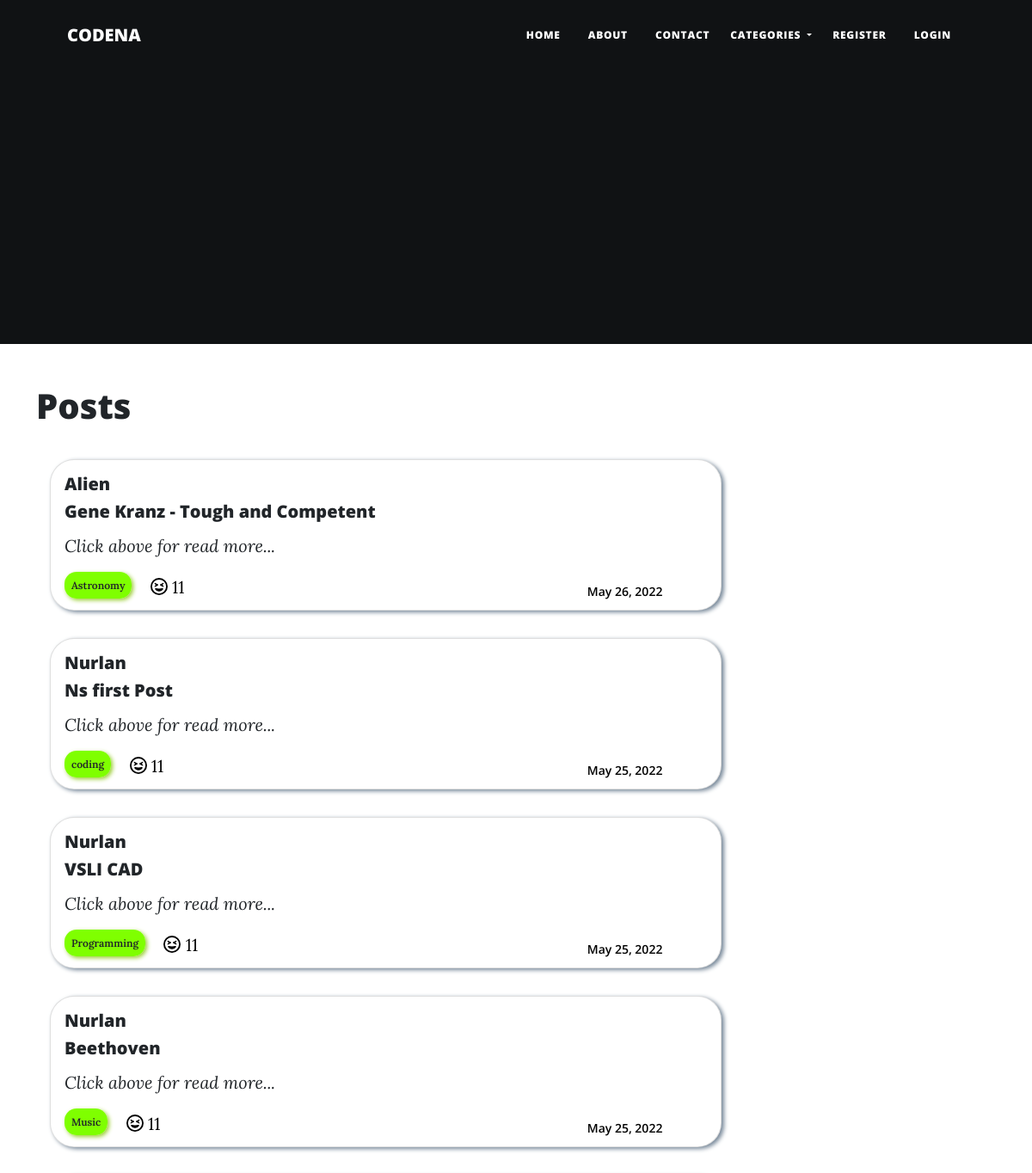
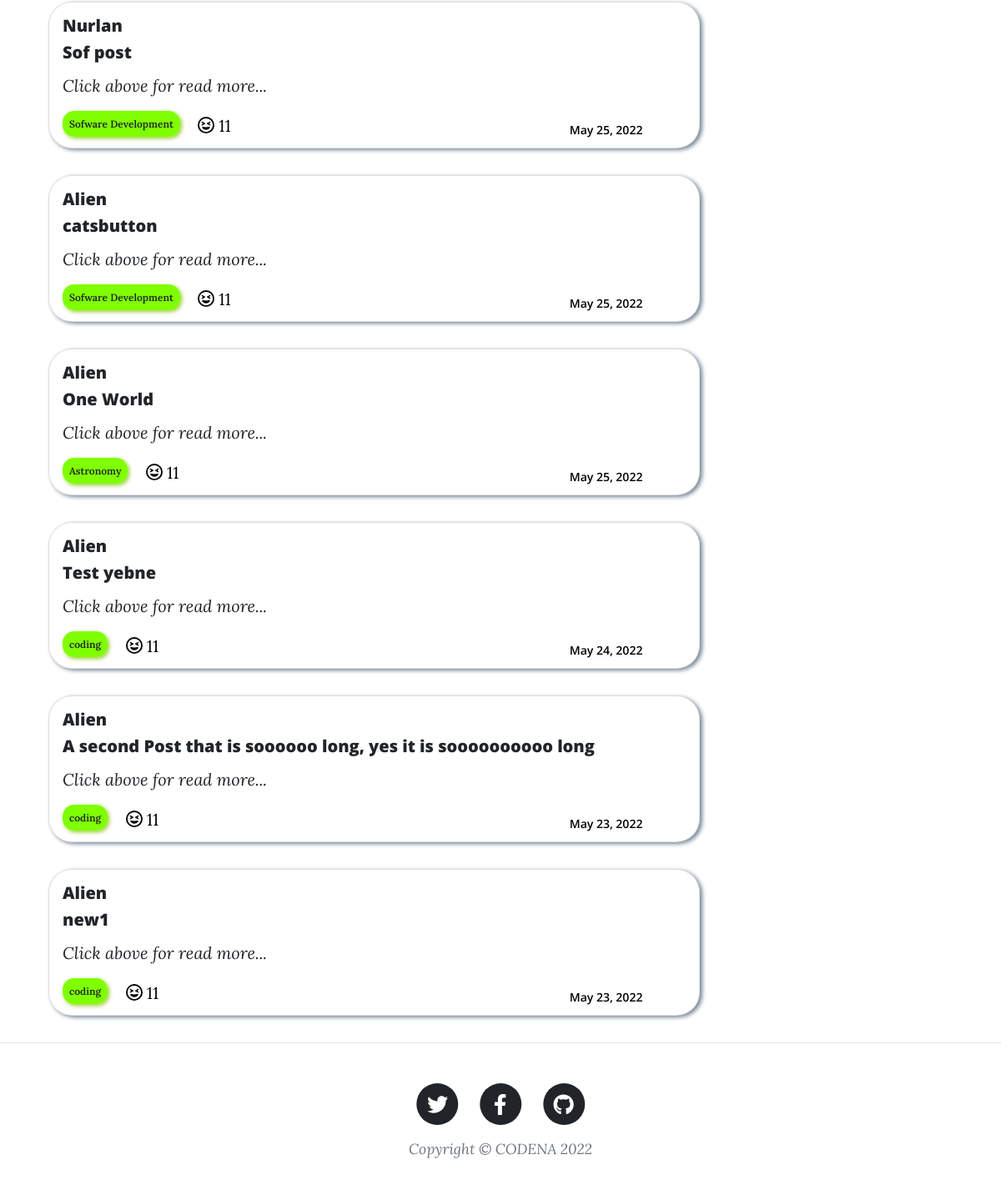
The page / on the database its author committed (2 pictures, top to bottom).
### blog/models.py (models this page shows, shortened)
class Post (models.Model):
    title=models.CharField(max_length=100)
    author=models.ForeignKey(User, on_delete=models.CASCADE)
    body=RichTextField(blank=True, null=True)
    post_date = models.DateField(auto_now_add=True)
    category = models.CharField(max_length=255, default="coding")
    snip=models.CharField(max_length=100, default="Click above to read more...")
    likes = models.ManyToManyField(User, related_name='blog_posts')

### blog/views.py (the view)
# urls.py: path(r'', HomeView.as_view(), name='home'),
class HomeView(ListView):
    model=Post
    template_name='home.html'
    ordering=['-post_date']
    def get_context_data(self,*args, **kwargs):
        cat_menu = Category.objects.all()
        context = super(HomeView, self).get_context_data(*args, **kwargs)
        context["cat_menu"] = cat_menu
        return context

### blog/models.py (called while the page is built)
    def __str__(self):
        return self.name

### templates/home.html (shortened to what this page needs)
{% extends 'base.html'%}
{% block content %}
<h1>Posts</h1>
<br/>
    {% for post in object_list %}
    <div class="post-entry" id="{{post.pk}}">
        <a href='{% url "post_detail" post.pk %}'>
        <div class="card">
            <div class="card-body">
                <h5>{{post.author.username}}</h5>
                <h5 class="card-title">{{post.title}}</h5>
                <p class="card-text max-lines"><i id='text_{{post.pk}}'>{{ post.snip }}</i></p>
                <div class="card-link cats"><a href="{% url 'category' post.category %}">{{post.category}}</a></div>
                <h6 href="#" class="card-link date">{{post.post_date}}</h6>
                <div class="card-link liked"><i class="fa-regular fa-face-grin-squint"></i> 11</div>
            </div>
        </div>
        </a>
    </div>
    {% endfor %}
{% endblock content %}

### templates/base.html (shortened to what this page needs)
{% load static %}
<!DOCTYPE html>
<html lang="en">
    <head>
        <link href="{% static  'css/styles.css'%}" rel="stylesheet" />
        <link href="{% static  'css/index.css'%}" rel="stylesheet" />
    </head>
    <body>
            <nav class="navbar navbar-expand-lg navbar-light" id="mainNav">
            <div class="container px-4 px-lg-5">
                <a class="navbar-brand" href="{% url 'home' %}">CODENA</a>
                <div class="collapse navbar-collapse" id="navbarResponsive">
                    <ul class="navbar-nav ms-auto py-4 py-lg-0">
                        <li class="nav-item"><a class="nav-link px-lg-3 py-3 py-lg-4" href="{% url 'home' %}">Home</a></li>
                        <li class="nav-item"><a class="nav-link px-lg-3 py-3 py-lg-4" href="about.html">About</a></li>
                        <li class="nav-item"><a class="nav-link px-lg-3 py-3 py-lg-4" href="contact.html">Contact</a></li>
                    {% if cat_menu %}
                        <li class="nav-item dropdown catsbutton">
                        <a class="nav-link dropdown-toggle" href="#" id="navbarDropdown" role="button" data-bs-toggle="dropdown" aria-expanded="false">
                            CATEGORIES
                        </a>
                        </li>
                    {% endif %}
                    {% if user.is_authenticated %}
                        <li class="nav-item dropdown catsbutton">
                        <a class="nav-link dropdown-toggle" href="#" id="navbarDropdown" role="button" data-bs-toggle="dropdown" aria-expanded="false">
                            <i class="fa-solid fa-user-astronaut" style="font-size:1rem;"></i>
                        </a>
                        <ul class="dropdown-menu user_dropdown" aria-labelledby="navbarDropdown">
                            <li><a class="dropdown-item" href="{% url 'edit_profile' %}">Edit profile</a></li>
                            <li><a class="dropdown-item" href="{% url 'logout' %}">Logout</a></li>
                        </ul>
                        </li>
                    {% else %}
                        <li class="nav-item"><a class="nav-link px-lg-3 py-3 py-lg-4" href="{% url 'register' %}">Register</a></li>
                        <li class="nav-item"><a class="nav-link px-lg-3 py-3 py-lg-4" href="{% url 'login' %}">Login</a></li>
                    {% endif %}
                    </ul>
                </div>
            </div>
        </nav>
        <header class="masthead">
        </header>
        <div class="container">
        {% block content %}
        {% endblock content %}
        </div>
        <footer class="border-top">
            <div class="container px-4 px-lg-5">
                <div class="row gx-4 gx-lg-5 justify-content-center">
                    <div class="col-md-10 col-lg-8 col-xl-7">
                        <ul class="list-inline text-center">
                            <li class="list-inline-item">
                                <a href="#!">
                                    <span class="fa-stack fa-lg">
                                        <i class="fas fa-circle fa-stack-2x"></i>
                                        <i class="fab fa-twitter fa-stack-1x fa-inverse"></i>
                                    </span>
                                </a>
                            </li>
                            <li class="list-inline-item">
                                <a href="#!">
                                    <span class="fa-stack fa-lg">
                                        <i class="fas fa-circle fa-stack-2x"></i>
                                        <i class="fab fa-facebook-f fa-stack-1x fa-inverse"></i>
                                    </span>
                                </a>
                            </li>
                            <li class="list-inline-item">
                                <a href="#!">
                                    <span class="fa-stack fa-lg">
                                        <i class="fas fa-circle fa-stack-2x"></i>
                                        <i class="fab fa-github fa-stack-1x fa-inverse"></i>
                                    </span>
                                </a>
                            </li>
                        </ul>
                        <div class="small text-center text-muted fst-italic">Copyright &copy; CODENA 2022</div>
                    </div>
                </div>
            </div>
        </footer>
    </body>
</html>

### static/css/index.css (style rules this page uses)
.card { width: 70%; height: 11rem; margin-bottom: 2rem; overflow: hidden !important; text-overflow: ellipsis; color: black; box-shadow: 3px 2px 5px lightslategrey, -4px -4px 5px white; margin-left: 1rem; border-radius: 28px; }
p { margin: 0!important; }
h5.card-title { text-overflow: ellipsis; overflow: hidden; white-space: nowrap; }
header.masthead { background-color: black; }
.max-lines { display: block; text-overflow: ellipsis; white-space: nowrap; word-wrap: break-word; overflow: hidden; max-height: 4.5em; line-height: 2em; }
.date { position: absolute; bottom: .25rem; font-size: 14px; font-weight: 600; left: 78%; display: inline; }
.cats { position: relative; top: .5rem; font-size: 12px; font-weight: 600; left: 0; display: inline; background-color: chartreuse; padding: 0.5rem; border-radius: 14px; box-shadow: 2px 2px 5px yellowgreen; }
.catsbutton { position: relative; top: 1rem; }
.card-link.liked { position: relative; display: inline-block; top: .8rem; }

### rows shown on the page
Post: author.username "Alien", title "Gene Kranz - Tough and Competent", snip "Click above for read more...", category "Astronomy", post_date "May 26, 2022"
Post: author.username "Nurlan", title "Ns first Post", snip "Click above for read more...", category "coding", post_date "May 25, 2022"
Post: author.username "Nurlan", title "VSLI CAD", snip "Click above for read more...", category "Programming", post_date "May 25, 2022"
Post: author.username "Nurlan", title "Beethoven", snip "Click above for read more...", category "Music", post_date "May 25, 2022"
Post: author.username "Nurlan", title "Sof post", snip "Click above for read more...", category "Sofware Development", post_date "May 25, 2022"
Post: author.username "Alien", title "catsbutton", snip "Click above for read more...", category "Sofware Development", post_date "May 25, 2022"
Post: author.username "Alien", title "One World", snip "Click above for read more...", category "Astronomy", post_date "May 25, 2022"
Post: author.username "Alien", title "Test yebne", snip "Click above for read more...", category "coding", post_date "May 24, 2022"
Post: author.username "Alien", title "A second Post that is soooooo long, yes it is soooooooooo long", snip "Click above for read more...", category "coding", post_date "May 23, 2022"
Post: author.username "Alien", title "new1", snip "Click above for read more...", category "coding", post_date "May 23, 2022"
